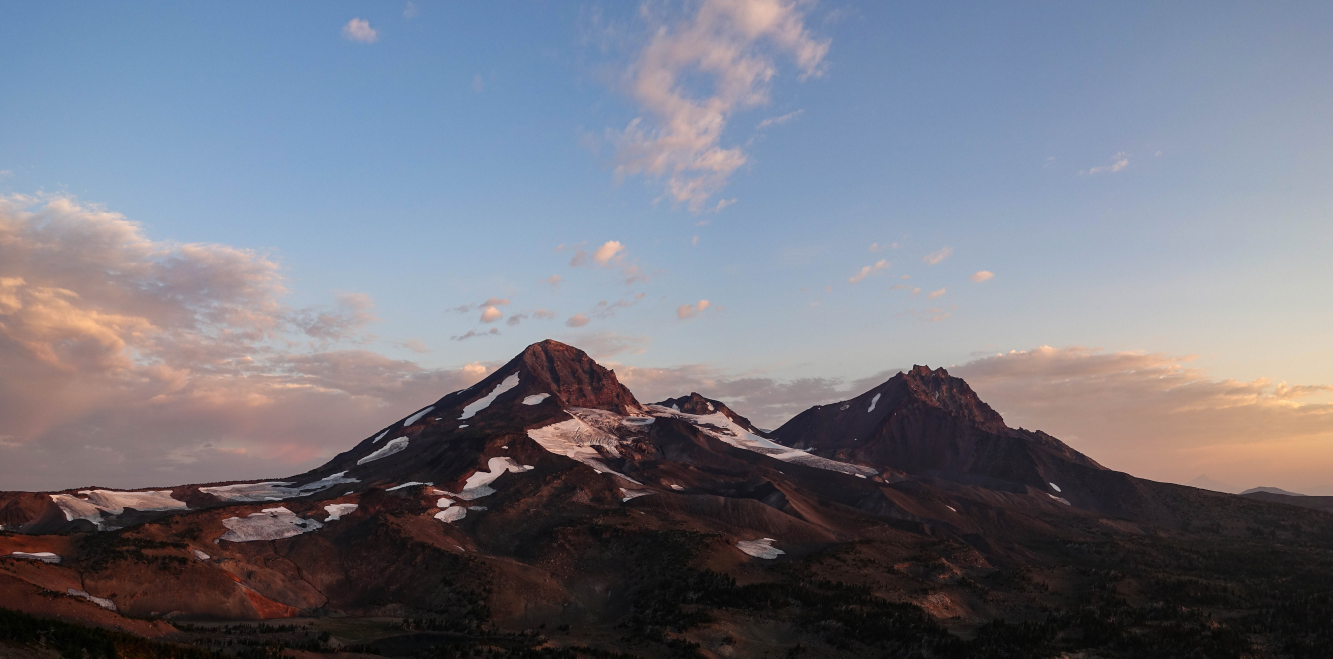
#> input picture src/media/user_profile_images/2020/04/22/PzPY2Am.jpg, 6664 x 3292 px (shown at 1/5 size)
$ python thub.py PzPY2Am.jpg   (older library calls are emulated)
#> lines starting #> are read from the running program, lines starting #| are printed output that depends on the picture
import os, sys
from PIL import Image

size = 128, 128

for infile in sys.argv[1:]:
    outfile = os.path.splitext(infile)[0] + "1.jpg"
    if infile != outfile:
        try:
            im = Image.open(infile)
#> im is the input picture: PIL image 6664x3292 RGB; mean R, G, B 115.5, 117.1, 128.5
            im.thumbnail(size, Image.ANTIALIAS)
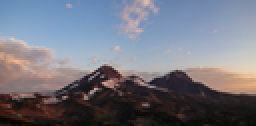
#> im: PIL image 128x63 RGB (shown 2 times larger); mean R, G, B 115.5, 117.1, 128.5
            im.save(outfile, "JPEG")
        except IOError:
            print(f"cannot create thumbnail for '{infile}'")
